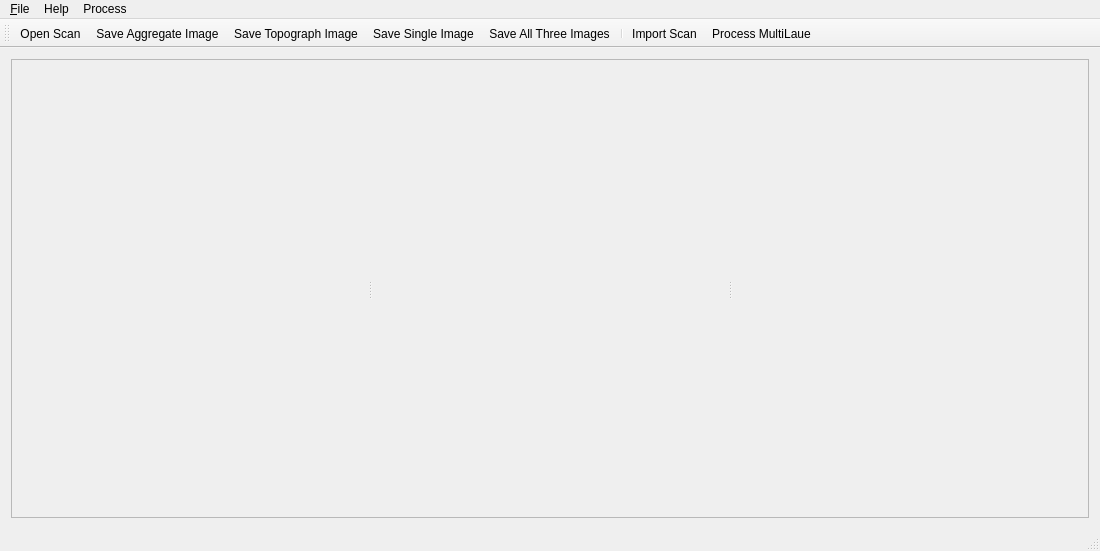
<?xml version="1.0" encoding="UTF-8"?>
<ui version="4.0">
 <class>MultiLaueMainWindow</class>
 <widget class="QMainWindow" name="MultiLaueMainWindow">
  <property name="geometry">
   <rect>
    <x>0</x>
    <y>0</y>
    <width>1100</width>
    <height>551</height>
   </rect>
  </property>
  <property name="windowTitle">
   <string>MultiLaue</string>
  </property>
  <widget class="QWidget" name="widgetMain">
   <layout class="QVBoxLayout" name="verticalLayout_2">
    <item>
     <widget class="QFrame" name="frameImages">
      <property name="frameShape">
       <enum>QFrame::StyledPanel</enum>
      </property>
      <property name="frameShadow">
       <enum>QFrame::Raised</enum>
      </property>
      <layout class="QHBoxLayout" name="horizontalLayout">
       <property name="leftMargin">
        <number>0</number>
       </property>
       <property name="topMargin">
        <number>0</number>
       </property>
       <property name="rightMargin">
        <number>0</number>
       </property>
       <property name="bottomMargin">
        <number>0</number>
       </property>
       <item>
        <widget class="QSplitter" name="splitter">
         <property name="orientation">
          <enum>Qt::Horizontal</enum>
         </property>
         <widget class="QWidget" name="widgetSumImage" native="true">
          <layout class="QVBoxLayout" name="verticalLayout_3">
           <property name="leftMargin">
            <number>0</number>
           </property>
           <property name="topMargin">
            <number>0</number>
           </property>
           <property name="rightMargin">
            <number>0</number>
           </property>
           <property name="bottomMargin">
            <number>0</number>
           </property>
           <item>
            <layout class="QVBoxLayout" name="layoutSumImage"/>
           </item>
          </layout>
         </widget>
         <widget class="QWidget" name="widgetTopograph" native="true">
          <layout class="QVBoxLayout" name="verticalLayout_4">
           <property name="leftMargin">
            <number>0</number>
           </property>
           <property name="topMargin">
            <number>0</number>
           </property>
           <property name="rightMargin">
            <number>0</number>
           </property>
           <property name="bottomMargin">
            <number>0</number>
           </property>
           <item>
            <layout class="QVBoxLayout" name="layoutTopograph"/>
           </item>
          </layout>
         </widget>
         <widget class="QWidget" name="widgetSingleImage" native="true">
          <layout class="QVBoxLayout" name="verticalLayout_5">
           <property name="leftMargin">
            <number>0</number>
           </property>
           <property name="topMargin">
            <number>0</number>
           </property>
           <property name="rightMargin">
            <number>0</number>
           </property>
           <property name="bottomMargin">
            <number>0</number>
           </property>
           <item>
            <layout class="QVBoxLayout" name="layoutSingleImage"/>
           </item>
          </layout>
         </widget>
        </widget>
       </item>
      </layout>
     </widget>
    </item>
   </layout>
  </widget>
  <widget class="QMenuBar" name="menuBar">
   <property name="geometry">
    <rect>
     <x>0</x>
     <y>0</y>
     <width>1100</width>
     <height>22</height>
    </rect>
   </property>
   <widget class="QMenu" name="menu_File">
    <property name="title">
     <string>&amp;File</string>
    </property>
    <addaction name="action_Open_Scan"/>
    <addaction name="actionSave_Aggregate_Image"/>
    <addaction name="actionSave_Topograph_Image"/>
    <addaction name="actionSave_Single_Image"/>
    <addaction name="actionSave_All_Three_Images"/>
    <addaction name="separator"/>
    <addaction name="action_Import_Scan"/>
    <addaction name="actionProcess_MultiLaue"/>
    <addaction name="separator"/>
    <addaction name="actionClose"/>
   </widget>
   <widget class="QMenu" name="menuHelp">
    <property name="title">
     <string>Help</string>
    </property>
    <addaction name="actionAbout_MultiLaue"/>
    <addaction name="actionOpen_GitHub_Website"/>
   </widget>
   <widget class="QMenu" name="menuProcess">
    <property name="title">
     <string>Process</string>
    </property>
    <addaction name="actionPowder_Integrate"/>
   </widget>
   <addaction name="menu_File"/>
   <addaction name="menuHelp"/>
   <addaction name="menuProcess"/>
  </widget>
  <widget class="QToolBar" name="mainToolBar">
   <attribute name="toolBarArea">
    <enum>TopToolBarArea</enum>
   </attribute>
   <attribute name="toolBarBreak">
    <bool>false</bool>
   </attribute>
   <addaction name="action_Open_Scan"/>
   <addaction name="actionSave_Aggregate_Image"/>
   <addaction name="actionSave_Topograph_Image"/>
   <addaction name="actionSave_Single_Image"/>
   <addaction name="actionSave_All_Three_Images"/>
   <addaction name="separator"/>
   <addaction name="action_Import_Scan"/>
   <addaction name="actionProcess_MultiLaue"/>
  </widget>
  <widget class="QStatusBar" name="statusBar"/>
  <action name="action_Import_Scan">
   <property name="icon">
    <iconset resource="icons.qrc">
     <normaloff>:/Icons/Import</normaloff>:/Icons/Import</iconset>
   </property>
   <property name="text">
    <string>&amp;Import Scan</string>
   </property>
  </action>
  <action name="action_Open_Scan">
   <property name="icon">
    <iconset resource="icons.qrc">
     <normaloff>:/Icons/Open</normaloff>:/Icons/Open</iconset>
   </property>
   <property name="text">
    <string>&amp;Open Scan</string>
   </property>
  </action>
  <action name="actionProcess_MultiLaue">
   <property name="icon">
    <iconset resource="icons.qrc">
     <normaloff>:/Icons/Compute</normaloff>:/Icons/Compute</iconset>
   </property>
   <property name="text">
    <string>Process &amp;MultiLaue</string>
   </property>
  </action>
  <action name="actionSave_Aggregate_Image">
   <property name="icon">
    <iconset resource="icons.qrc">
     <normaloff>:/Icons/Save Aggregate</normaloff>:/Icons/Save Aggregate</iconset>
   </property>
   <property name="text">
    <string>Save Aggregate Image</string>
   </property>
  </action>
  <action name="actionSave_Topograph_Image">
   <property name="icon">
    <iconset resource="icons.qrc">
     <normaloff>:/Icons/Save Topograph</normaloff>:/Icons/Save Topograph</iconset>
   </property>
   <property name="text">
    <string>Save Topograph Image</string>
   </property>
   <property name="toolTip">
    <string>Save Topograph Image</string>
   </property>
  </action>
  <action name="actionSave_Single_Image">
   <property name="icon">
    <iconset resource="icons.qrc">
     <normaloff>:/Icons/Save Single</normaloff>:/Icons/Save Single</iconset>
   </property>
   <property name="text">
    <string>Save Single Image</string>
   </property>
  </action>
  <action name="actionSave_All_Three_Images">
   <property name="icon">
    <iconset resource="icons.qrc">
     <normaloff>:/Icons/Save</normaloff>:/Icons/Save</iconset>
   </property>
   <property name="text">
    <string>Save All Three Images</string>
   </property>
  </action>
  <action name="actionClose">
   <property name="text">
    <string>Close Scan</string>
   </property>
  </action>
  <action name="actionOpen_GitHub_Website">
   <property name="text">
    <string>Open GitHub Website</string>
   </property>
  </action>
  <action name="actionAbout_MultiLaue">
   <property name="text">
    <string>About MultiLaue</string>
   </property>
   <property name="iconVisibleInMenu">
    <bool>true</bool>
   </property>
  </action>
  <action name="actionPowder_Integrate">
   <property name="text">
    <string>Powder Integrate</string>
   </property>
  </action>
 </widget>
 <layoutdefault spacing="6" margin="11"/>
 <resources>
  <include location="icons.qrc"/>
 </resources>
 <connections/>
</ui>
